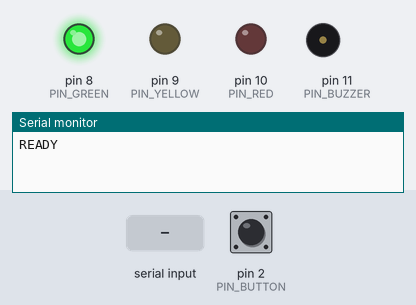
A sketch run on a simulated Arduino Uno, built with avr-gcc and run on an emulated ATmega328P. On the bench: output pins drawn as LEDs (lit = HIGH), buzzer (waves = sounding), the last lines printed to the serial monitor. Dashed ring = blinking. The inputs (shaded band) are chosen by the test bench; at power-on: pin 2 (PIN_BUTTON) HIGH.

Above: at 1.9 s.
2.0 s: "WARNING\n" received over Serial
At 2.25 s:
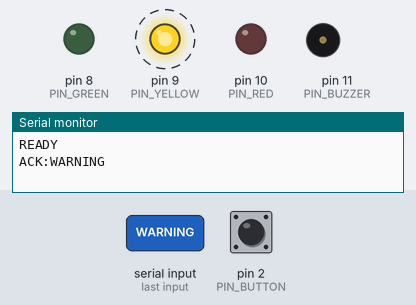
5.0 s: "CRITICAL\n" received over Serial
At 5.34 s:
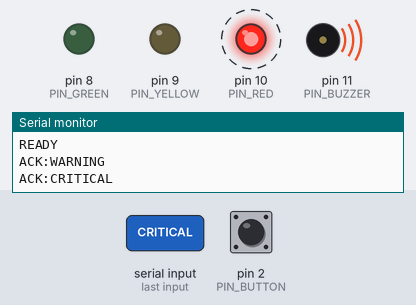
8.0 s: pin 2 (PIN_BUTTON) pulled LOW for 0.15 s
11.0 s: "NORMAL\n" received over Serial
At 12.3 s:
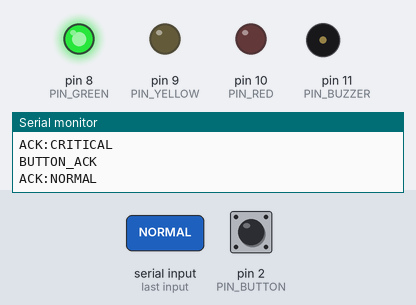
Timing chart, 0 to 13.5 s (numbered marks = the images above; inputs shaded):
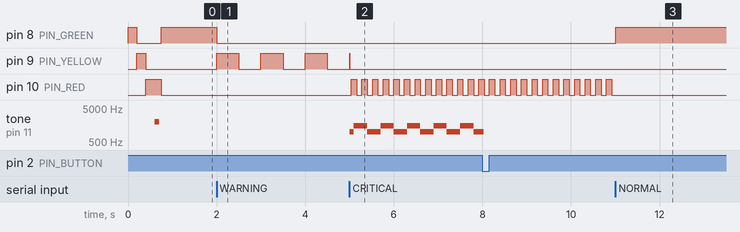

The sketch:

nemoshield_uno_7525.ino
```cpp
// NemoShield - Arduino 101 firmware
//
// Wiring
//   D8  -> 220R -> Green LED  -> GND
//   D9  -> 220R -> Yellow LED -> GND
//   D10 -> 220R -> Red LED    -> GND
//   D11 -> Buzzer (+), Buzzer (-) -> GND
//   D2  -> Button -> GND   (INPUT_PULLUP, pressed = LOW)
//   Board GND -> breadboard (-) rail
//
// Serial protocol (agreed with backend), 9600 baud, one command per line
//   NORMAL    -> green on                         -> ACK:NORMAL
//   WARNING   -> yellow slow blink                -> ACK:WARNING
//   CRITICAL  -> red fast blink + buzzer alarm    -> ACK:CRITICAL
//   CLEAR     -> alarm off, back to green         -> ACK:CLEAR
//   PING      -> no change                        -> ACK:PING
//   STATUS    -> no change                        -> STATUS:<state>
//   anything else                                 -> ERR:UNKNOWN
// Unsolicited from Arduino
//   READY     after boot
//   BUTTON_ACK  when the physical button is pressed (also mutes the buzzer)

const uint8_t PIN_GREEN  = 8;
const uint8_t PIN_YELLOW = 9;
const uint8_t PIN_RED    = 10;
const uint8_t PIN_BUZZER = 11;
const uint8_t PIN_BUTTON = 2;

const unsigned long DEBOUNCE_MS = 30;

enum State { NORMAL, WARNING, CRITICAL };
State state = NORMAL;
bool muted = false;

char lineBuf[32];
uint8_t lineLen = 0;
bool lineOverflow = false;

bool lastReading = HIGH;
bool stableButton = HIGH;
unsigned long lastBounce = 0;

unsigned int currentTone = 0;

const char* stateName(State s) {
  switch (s) {
    case WARNING:  return "WARNING";
    case CRITICAL: return "CRITICAL";
    default:       return "NORMAL";
  }
}

void setLeds(bool g, bool y, bool r) {
  digitalWrite(PIN_GREEN,  g);
  digitalWrite(PIN_YELLOW, y);
  digitalWrite(PIN_RED,    r);
}

void setTone(unsigned int freq) {
  if (freq == currentTone) return;
  currentTone = freq;
  if (freq == 0) noTone(PIN_BUZZER);
  else tone(PIN_BUZZER, freq);
}

bool blink(unsigned long now, unsigned long periodMs) {
  return (now / periodMs) % 2 == 0;
}

void lampTest() {
  setLeds(1, 0, 0); delay(200);
  setLeds(0, 1, 0); delay(200);
  setLeds(0, 0, 1); delay(200);
  tone(PIN_BUZZER, 2000, 100); delay(150);
  noTone(PIN_BUZZER);
  setLeds(0, 0, 0);
}

// Non-blocking output, called every loop
void render(unsigned long now) {
  switch (state) {
    case NORMAL:
      setLeds(1, 0, 0);
      setTone(0);
      break;
    case WARNING:
      setLeds(0, blink(now, 500), 0);              // slow blink
      setTone(0);
      break;
    case CRITICAL:
      setLeds(0, 0, blink(now, 120));              // fast blink
      setTone(muted ? 0 : (blink(now, 300) ? 1000 : 1500));  // siren
      break;
  }
}

void ack(const char* cmd) {
  Serial.print("ACK:");
  Serial.println(cmd);
}

void handleCommand(char* cmd) {
  for (char* p = cmd; *p; p++) *p = toupper(*p);
  // trim trailing spaces
  int n = strlen(cmd);
  while (n > 0 && cmd[n - 1] == ' ') cmd[--n] = '\0';

  if (strcmp(cmd, "NORMAL") == 0) {
    state = NORMAL; muted = false; ack("NORMAL");
  } else if (strcmp(cmd, "WARNING") == 0) {
    state = WARNING; muted = false; ack("WARNING");
  } else if (strcmp(cmd, "CRITICAL") == 0) {
    state = CRITICAL; muted = false; ack("CRITICAL");
  } else if (strcmp(cmd, "CLEAR") == 0) {
    state = NORMAL; muted = false; ack("CLEAR");
  } else if (strcmp(cmd, "PING") == 0) {
    ack("PING");
  } else if (strcmp(cmd, "STATUS") == 0) {
    Serial.print("STATUS:");
    Serial.println(stateName(state));
  } else if (n > 0) {
    Serial.println("ERR:UNKNOWN");
  }
}

void readSerial() {
  while (Serial.available()) {
    char c = Serial.read();
    if (c == '\r') continue;
    if (c == '\n') {
      lineBuf[lineLen] = '\0';
      if (lineOverflow) Serial.println("ERR:TOO_LONG");
      else handleCommand(lineBuf);
      lineLen = 0;
      lineOverflow = false;
    } else if (lineLen < sizeof(lineBuf) - 1) {
      lineBuf[lineLen++] = c;
    } else {
      lineOverflow = true;
    }
  }
}

void checkButton(unsigned long now) {
  bool reading = digitalRead(PIN_BUTTON);
  if (reading != lastReading) {
    lastBounce = now;
    lastReading = reading;
  }
  if (now - lastBounce > DEBOUNCE_MS && reading != stableButton) {
    stableButton = reading;
    if (stableButton == LOW) {
      Serial.println("BUTTON_ACK");
      if (state == CRITICAL) muted = true;
    }
  }
}

void setup() {
  pinMode(PIN_GREEN, OUTPUT);
  pinMode(PIN_YELLOW, OUTPUT);
  pinMode(PIN_RED, OUTPUT);
  pinMode(PIN_BUZZER, OUTPUT);
  pinMode(PIN_BUTTON, INPUT_PULLUP);

  Serial.begin(9600);
  lampTest();
  Serial.println("READY");
}

void loop() {
  unsigned long now = millis();
  readSerial();
  checkButton(now);
  render(now);
}
```

Measured:
- after the input at 2.0 s, pin 8 (PIN_GREEN): HIGH → LOW at once; pin 9 (PIN_YELLOW): alternates HIGH for 0.50 s and LOW for 0.50 s, starting at once
- after the input at 5.0 s, pin 10 (PIN_RED): alternates HIGH for 0.12 s and LOW for 0.12 s, starting at once; tone on pin 11 (PIN_BUZZER): silent → 1000 Hz at once, then repeats every 0.60 s: 1500 Hz 0.30 s, 1000 Hz 0.30 s
- after the input at 11.0 s, pin 8 (PIN_GREEN): LOW → HIGH at once; pin 10 (PIN_RED): stops changing and stays LOW
